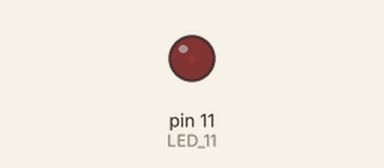
A sketch run on a simulated Arduino Uno, built with avr-gcc and run on an emulated ATmega328P. On the bench: output pins drawn as LEDs (lit = HIGH).

Above: at 0.05 s.
At 1.15 s:
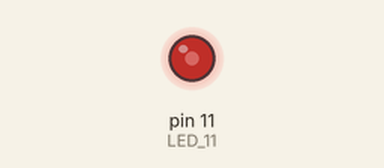
At 2.3 s:
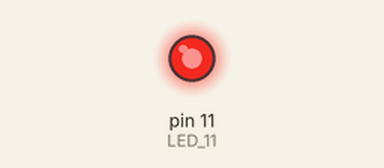
At 4.55 s:
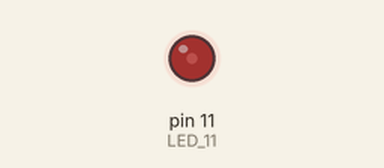
Timing chart, 0 to 6.6 s (numbered marks = the images above):
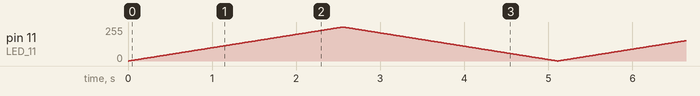

The sketch:

pwm-ex.ino
```cpp
#define LED_11 11

void setup() {
  // put your setup code here, to run once:
  pinMode(LED_11, OUTPUT);
}

void loop() {
  // put your main code here, to run repeatedly:
  for(unsigned char i = 0; i<255; i++){
    analogWrite(LED_11, i);
    delay(10);
  }
  for(unsigned char i = 255; i>0; i--){
    analogWrite(LED_11, i);
    delay(10);
  }
}
```
